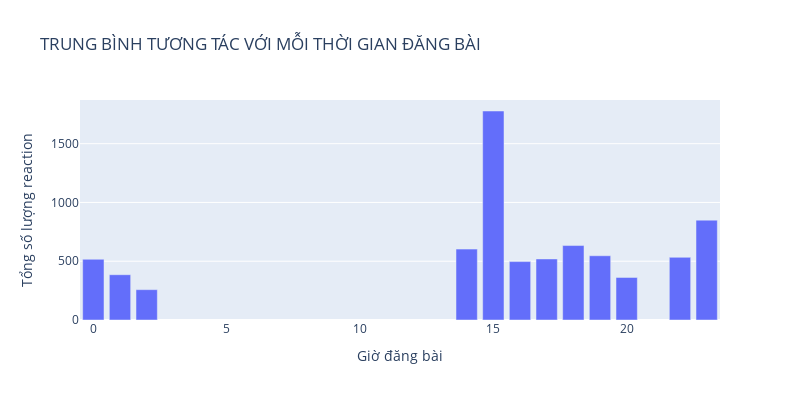

Notebook code for this chart:
### Markdown cell above
## So sánh lượng reaction theo thời gian đăng bài

### Code cell
hourly_reaction = post_df_full.groupby('hour_in_day')['total_interact'].mean()

fig = go.Figure(data=[go.Bar(x=hourly_reaction.index, y=hourly_reaction.values)])

fig.update_layout(
    title='TRUNG BÌNH TƯƠNG TÁC VỚI MỖI THỜI GIAN ĐĂNG BÀI',
    xaxis_title='Giờ đăng bài',
    yaxis_title='Tổng số lượng reaction',
    bargap=0.2,  # Điều chỉnh khoảng cách giữa các cột
    width=800,   # Điều chỉnh độ rộng của biểu đồ
    height=400   # Điều chỉnh độ cao của biểu đồ
)

fig.show()

### Figure 1 — Plotly figure (JSON) as saved in the notebook; plotly's stock layout.template omitted (floating-point values rounded to 4 significant figures)
{"data": [{"type": "bar", "x": [0, 1, 2, 14, 15, 16, 17, 18, 19, 20, 22, 23], "y": [516.5, 385.2, 258, 603, 1778, 497, 519.4, 633.2, 546.6, 362.3, 533.2, 849.6]}], "layout": {"bargap": 0.2, "height": 400, "title": {"text": "TRUNG BÌNH TƯƠNG TÁC VỚI MỖI THỜI GIAN ĐĂNG BÀI"}, "width": 800, "xaxis": {"title": {"text": "Giờ đăng bài"}}, "yaxis": {"title": {"text": "Tổng số lượng reaction"}}}}
